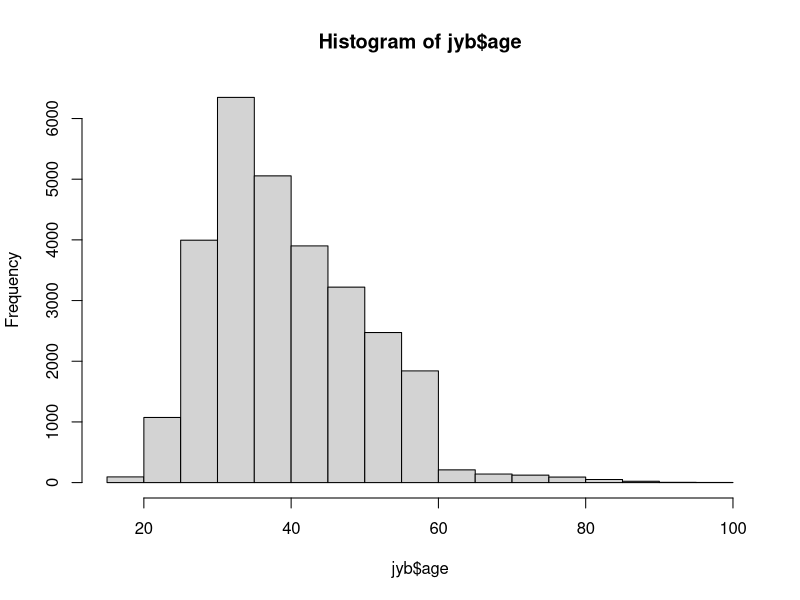
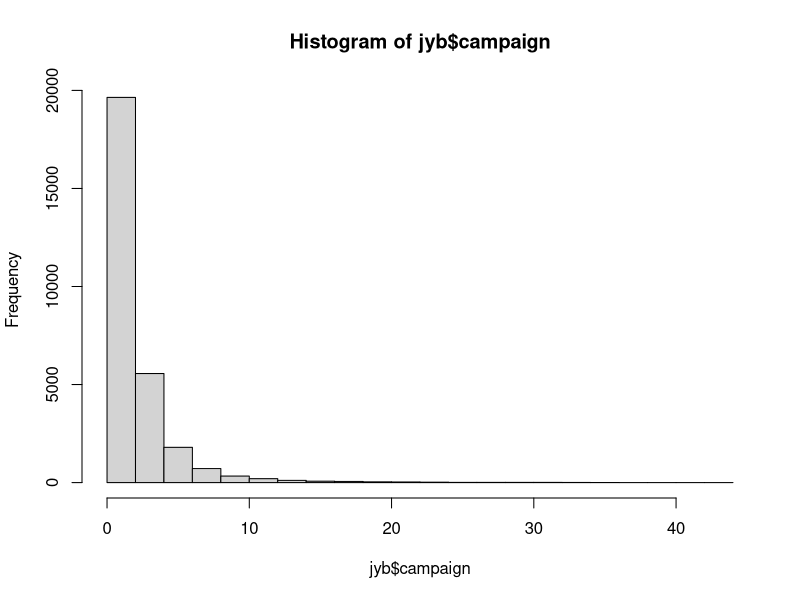
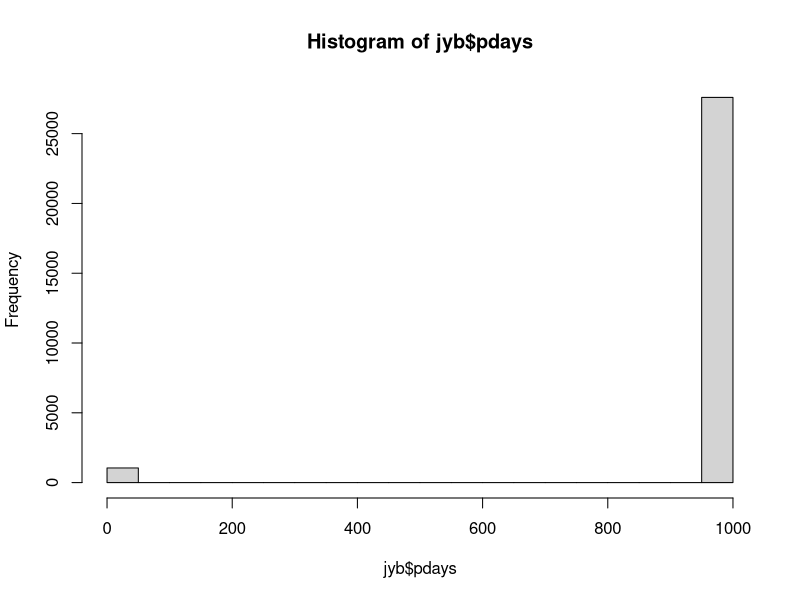
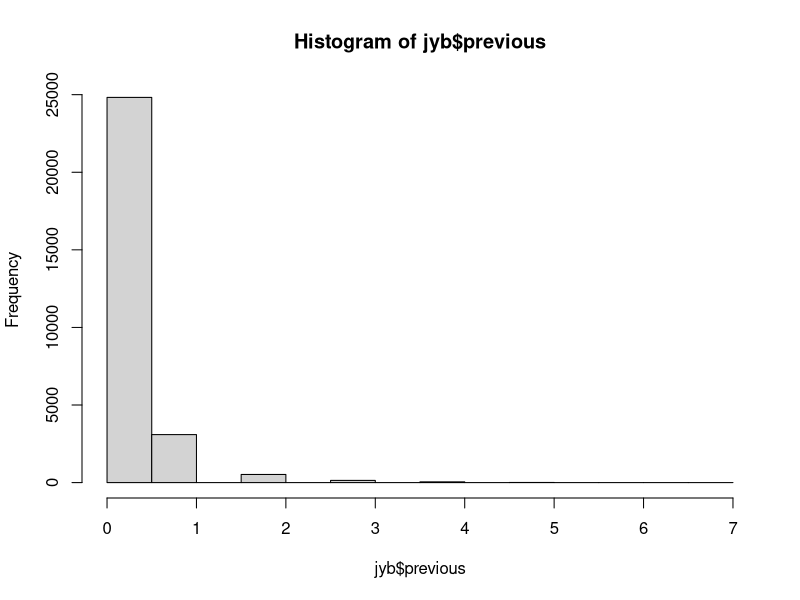
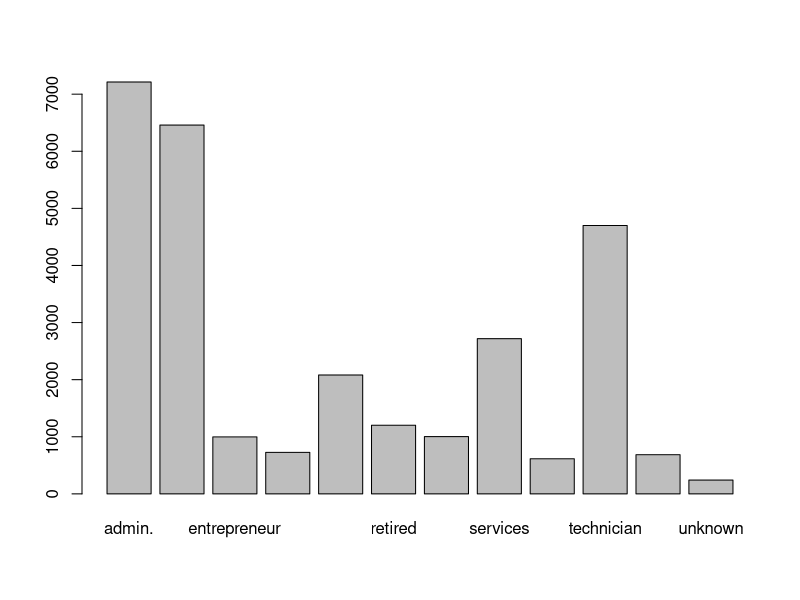
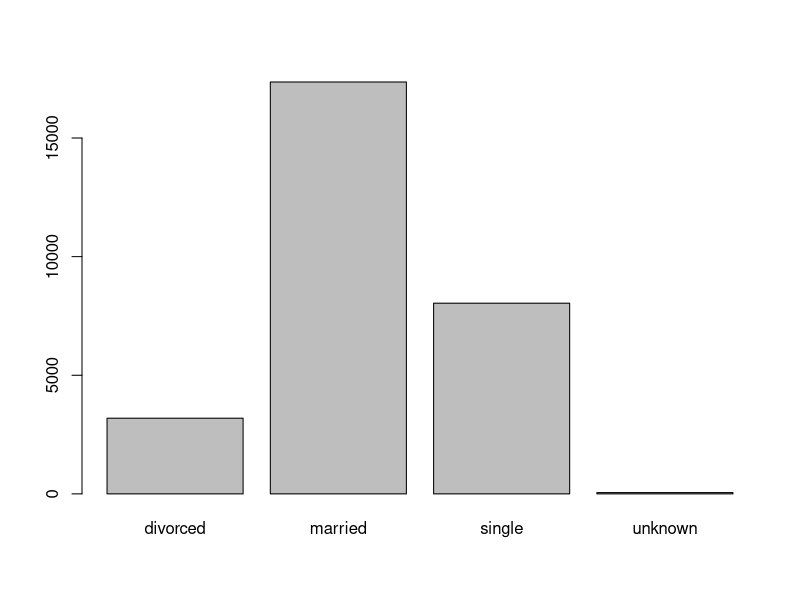
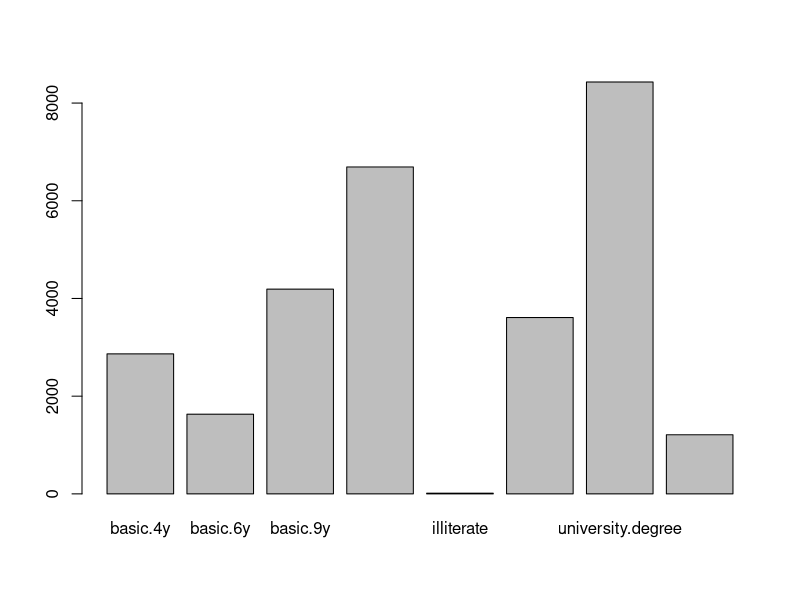
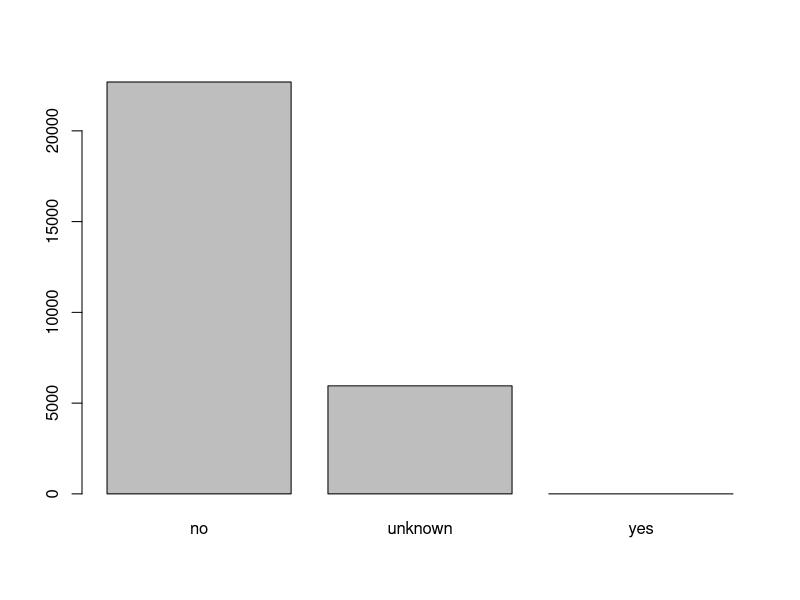

These charts were generated, in order, by the following R code: (Note: this script raises an error after producing the figures.)
### Lab 1-2 ###

# libraries
library(ggplot2)
library(glmnet)
library(MASS)

# set a seed for reproducibility
set.seed(1234)

# set working directory
setwd("~/Documents/courses/ASM/asm-labs/Lab_1_2")

# read data
jyb <- read.csv("JYB.csv", sep=";")
dim(jyb)
names(jyb)
summary(jyb)


# check for missing stuff
wherenan <- colnames(jyb)[apply(jyb, 2, function(n) any(is.na(n)))]
whereempty <- colnames(jyb)[apply(jyb, 2, function(n) any(n==''))]
# nada

# check the levels
levels(jyb$job)
levels(jyb$marital)
levels(jyb$education)
levels(jyb$default)
levels(jyb$housing)
levels(jyb$loan)
levels(jyb$contact)

# histogram, boxplot for age, campaign, pdays, previous
hist(jyb$age)
hist(jyb$campaign)
hist(jyb$pdays) # ???
hist(jyb$previous)

# barplot for job, marital, education, default, loan, contact, month, day, putcome
barplot(table(jyb$job))
barplot(table(jyb$marital))
barplot(table(jyb$education))
barplot(table(jyb$default))
barplot(table(jyb$loan))


# check correlations for the numeric
numeric_cols <- names(which(sapply(jyb, is.numeric)))
jyb %>%
    select(numeric_cols) %>%
    cor() %>%
    corrplot::corrplot(method = "number", type = "upper", tl.cex = 0.8, tl.offset = 0.5, tl.srt = 45)


### complete model
modelfull <- glm(y ~ ., data = jyb, family = binomial)
summary(modelfull)                  
plot(modelfull)
alias(modelfull)   # loan unknown is correlated with housinguknown?
stepAIC(modelfull)
# and now BIC
# stepAIC(logit.2,k=log()))


# try fancy boxTidwell?



